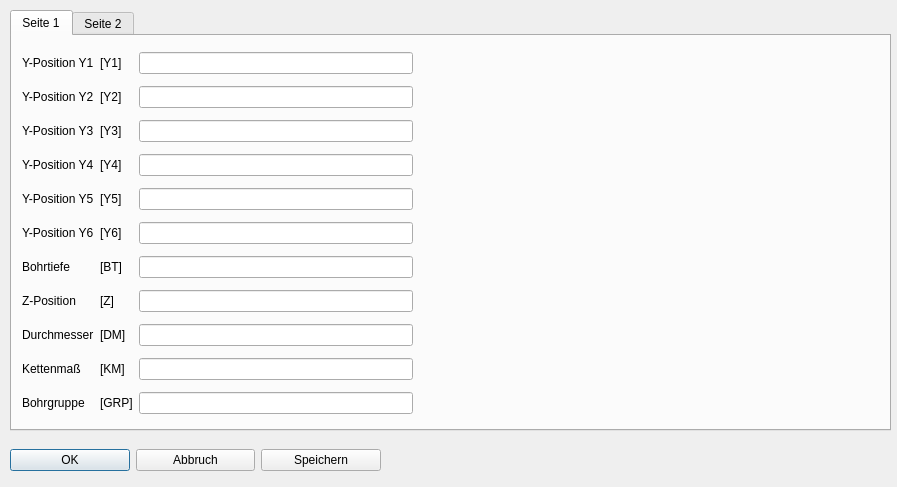
<?xml version="1.0" encoding="UTF-8"?>
<ui version="4.0">
 <class>Dialog_hbexp</class>
 <widget class="QDialog" name="Dialog_hbexp">
  <property name="geometry">
   <rect>
    <x>0</x>
    <y>0</y>
    <width>897</width>
    <height>487</height>
   </rect>
  </property>
  <property name="windowTitle">
   <string>HBE X plus</string>
  </property>
  <property name="modal">
   <bool>true</bool>
  </property>
  <widget class="QTabWidget" name="tabWidget">
   <property name="geometry">
    <rect>
     <x>10</x>
     <y>10</y>
     <width>881</width>
     <height>421</height>
    </rect>
   </property>
   <property name="currentIndex">
    <number>0</number>
   </property>
   <widget class="QWidget" name="tab">
    <attribute name="title">
     <string>Seite 1</string>
    </attribute>
    <widget class="QWidget" name="layoutWidget">
     <property name="geometry">
      <rect>
       <x>10</x>
       <y>10</y>
       <width>391</width>
       <height>381</height>
      </rect>
     </property>
     <layout class="QGridLayout" name="gridLayout">
      <item row="10" column="0">
       <widget class="QLabel" name="label_6">
        <property name="text">
         <string>Bohrgruppe</string>
        </property>
       </widget>
      </item>
      <item row="1" column="2">
       <widget class="QLineEdit" name="lineEdit_y2"/>
      </item>
      <item row="6" column="2">
       <widget class="QLineEdit" name="lineEdit_boti"/>
      </item>
      <item row="2" column="0">
       <widget class="QLabel" name="label_2">
        <property name="text">
         <string>Y-Position Y3</string>
        </property>
       </widget>
      </item>
      <item row="2" column="1">
       <widget class="QLabel" name="label_37">
        <property name="text">
         <string>[Y3]</string>
        </property>
       </widget>
      </item>
      <item row="7" column="2">
       <widget class="QLineEdit" name="lineEdit_z"/>
      </item>
      <item row="4" column="0">
       <widget class="QLabel" name="label_34">
        <property name="text">
         <string>Y-Position Y5</string>
        </property>
       </widget>
      </item>
      <item row="8" column="0">
       <widget class="QLabel" name="label_5">
        <property name="text">
         <string>Durchmesser</string>
        </property>
       </widget>
      </item>
      <item row="5" column="1">
       <widget class="QLabel" name="label_40">
        <property name="text">
         <string>[Y6]</string>
        </property>
       </widget>
      </item>
      <item row="3" column="0">
       <widget class="QLabel" name="label_16">
        <property name="text">
         <string>Y-Position Y4</string>
        </property>
       </widget>
      </item>
      <item row="8" column="2">
       <widget class="QLineEdit" name="lineEdit_dm"/>
      </item>
      <item row="8" column="1">
       <widget class="QLabel" name="label_9">
        <property name="text">
         <string>[DM]</string>
        </property>
       </widget>
      </item>
      <item row="10" column="1">
       <widget class="QLabel" name="label_10">
        <property name="text">
         <string>[GRP]</string>
        </property>
       </widget>
      </item>
      <item row="6" column="1">
       <widget class="QLabel" name="label_8">
        <property name="text">
         <string>[BT]</string>
        </property>
       </widget>
      </item>
      <item row="4" column="1">
       <widget class="QLabel" name="label_39">
        <property name="text">
         <string>[Y5]</string>
        </property>
       </widget>
      </item>
      <item row="10" column="2">
       <widget class="QLineEdit" name="lineEdit_grp"/>
      </item>
      <item row="4" column="2">
       <widget class="QLineEdit" name="lineEdit_y5"/>
      </item>
      <item row="0" column="0">
       <widget class="QLabel" name="label_3">
        <property name="text">
         <string>Y-Position Y1</string>
        </property>
       </widget>
      </item>
      <item row="7" column="1">
       <widget class="QLabel" name="label_42">
        <property name="text">
         <string>[Z]</string>
        </property>
       </widget>
      </item>
      <item row="5" column="2">
       <widget class="QLineEdit" name="lineEdit_y6"/>
      </item>
      <item row="5" column="0">
       <widget class="QLabel" name="label_35">
        <property name="text">
         <string>Y-Position Y6</string>
        </property>
       </widget>
      </item>
      <item row="1" column="0">
       <widget class="QLabel" name="label">
        <property name="text">
         <string>Y-Position Y2</string>
        </property>
       </widget>
      </item>
      <item row="6" column="0">
       <widget class="QLabel" name="label_4">
        <property name="text">
         <string>Bohrtiefe</string>
        </property>
       </widget>
      </item>
      <item row="3" column="2">
       <widget class="QLineEdit" name="lineEdit_y4"/>
      </item>
      <item row="3" column="1">
       <widget class="QLabel" name="label_38">
        <property name="text">
         <string>[Y4]</string>
        </property>
       </widget>
      </item>
      <item row="2" column="2">
       <widget class="QLineEdit" name="lineEdit_y3"/>
      </item>
      <item row="1" column="1">
       <widget class="QLabel" name="label_36">
        <property name="text">
         <string>[Y2]</string>
        </property>
       </widget>
      </item>
      <item row="7" column="0">
       <widget class="QLabel" name="label_41">
        <property name="text">
         <string>Z-Position</string>
        </property>
       </widget>
      </item>
      <item row="0" column="2">
       <widget class="QLineEdit" name="lineEdit_y1"/>
      </item>
      <item row="0" column="1">
       <widget class="QLabel" name="label_7">
        <property name="text">
         <string>[Y1]</string>
        </property>
       </widget>
      </item>
      <item row="9" column="2">
       <widget class="QLineEdit" name="lineEdit_kette"/>
      </item>
      <item row="9" column="0">
       <widget class="QLabel" name="label_43">
        <property name="text">
         <string>Kettenmaß</string>
        </property>
       </widget>
      </item>
      <item row="9" column="1">
       <widget class="QLabel" name="label_44">
        <property name="text">
         <string>[KM]</string>
        </property>
       </widget>
      </item>
     </layout>
    </widget>
    <widget class="QLabel" name="label_bild">
     <property name="geometry">
      <rect>
       <x>410</x>
       <y>10</y>
       <width>461</width>
       <height>381</height>
      </rect>
     </property>
     <property name="text">
      <string/>
     </property>
    </widget>
   </widget>
   <widget class="QWidget" name="tab_2">
    <attribute name="title">
     <string>Seite 2</string>
    </attribute>
    <widget class="QWidget" name="layoutWidget_2">
     <property name="geometry">
      <rect>
       <x>11</x>
       <y>9</y>
       <width>391</width>
       <height>381</height>
      </rect>
     </property>
     <layout class="QGridLayout" name="gridLayout_2">
      <item row="3" column="1">
       <widget class="QLabel" name="label_18">
        <property name="text">
         <string>[ABV]</string>
        </property>
       </widget>
      </item>
      <item row="0" column="2">
       <widget class="QLineEdit" name="lineEdit_x2"/>
      </item>
      <item row="6" column="2">
       <widget class="QLineEdit" name="lineEdit_bez"/>
      </item>
      <item row="4" column="2">
       <widget class="QLineEdit" name="lineEdit_bovo"/>
      </item>
      <item row="7" column="0">
       <widget class="QLabel" name="label_33">
        <property name="text">
         <string>Ausführbedingung</string>
        </property>
       </widget>
      </item>
      <item row="1" column="0">
       <widget class="QLabel" name="label_46">
        <property name="text">
         <string>X Position X1</string>
        </property>
       </widget>
      </item>
      <item row="0" column="1">
       <widget class="QLabel" name="label_47">
        <property name="text">
         <string>[X2]</string>
        </property>
       </widget>
      </item>
      <item row="2" column="0">
       <widget class="QLabel" name="label_11">
        <property name="text">
         <string>Anbohrtiefe</string>
        </property>
       </widget>
      </item>
      <item row="6" column="0">
       <widget class="QLabel" name="label_30">
        <property name="text">
         <string>Bezeichnung</string>
        </property>
       </widget>
      </item>
      <item row="1" column="1">
       <widget class="QLabel" name="label_48">
        <property name="text">
         <string>[X1]</string>
        </property>
       </widget>
      </item>
      <item row="3" column="2">
       <widget class="QLineEdit" name="lineEdit_anbovo"/>
      </item>
      <item row="7" column="2">
       <widget class="QLineEdit" name="lineEdit_afb"/>
      </item>
      <item row="5" column="2">
       <widget class="QLineEdit" name="lineEdit_n"/>
      </item>
      <item row="0" column="0">
       <widget class="QLabel" name="label_45">
        <property name="text">
         <string>X Position X2 (Nein/-1)</string>
        </property>
       </widget>
      </item>
      <item row="7" column="1">
       <widget class="QLabel" name="label_32">
        <property name="text">
         <string>[AFB]</string>
        </property>
       </widget>
      </item>
      <item row="4" column="1">
       <widget class="QLabel" name="label_22">
        <property name="text">
         <string>[BV]</string>
        </property>
       </widget>
      </item>
      <item row="4" column="0">
       <widget class="QLabel" name="label_21">
        <property name="text">
         <string>Bohrvorschub</string>
        </property>
       </widget>
      </item>
      <item row="2" column="2">
       <widget class="QLineEdit" name="lineEdit_anboti"/>
      </item>
      <item row="3" column="0">
       <widget class="QLabel" name="label_17">
        <property name="text">
         <string>Anbohrvorschub</string>
        </property>
       </widget>
      </item>
      <item row="5" column="0">
       <widget class="QLabel" name="label_24">
        <property name="text">
         <string>Drehzahl</string>
        </property>
       </widget>
      </item>
      <item row="5" column="1">
       <widget class="QLabel" name="label_25">
        <property name="text">
         <string>[N]</string>
        </property>
       </widget>
      </item>
      <item row="6" column="1">
       <widget class="QLabel" name="label_31">
        <property name="text">
         <string>[BEZ]</string>
        </property>
       </widget>
      </item>
      <item row="1" column="2">
       <widget class="QLineEdit" name="lineEdit_x1"/>
      </item>
      <item row="2" column="1">
       <widget class="QLabel" name="label_13">
        <property name="text">
         <string>[ABT]</string>
        </property>
       </widget>
      </item>
     </layout>
    </widget>
    <widget class="QLabel" name="label_bild_2">
     <property name="geometry">
      <rect>
       <x>410</x>
       <y>10</y>
       <width>461</width>
       <height>381</height>
      </rect>
     </property>
     <property name="text">
      <string/>
     </property>
    </widget>
   </widget>
  </widget>
  <widget class="QWidget" name="layoutWidget_3">
   <property name="geometry">
    <rect>
     <x>10</x>
     <y>440</y>
     <width>371</width>
     <height>41</height>
    </rect>
   </property>
   <layout class="QHBoxLayout" name="horizontalLayout">
    <item>
     <widget class="QPushButton" name="pushButton_ok">
      <property name="text">
       <string>OK</string>
      </property>
     </widget>
    </item>
    <item>
     <widget class="QPushButton" name="pushButton_esc">
      <property name="text">
       <string>Abbruch</string>
      </property>
     </widget>
    </item>
    <item>
     <widget class="QPushButton" name="pushButton_save">
      <property name="text">
       <string>Speichern</string>
      </property>
     </widget>
    </item>
   </layout>
  </widget>
 </widget>
 <tabstops>
  <tabstop>tabWidget</tabstop>
  <tabstop>lineEdit_y1</tabstop>
  <tabstop>lineEdit_y2</tabstop>
  <tabstop>lineEdit_y3</tabstop>
  <tabstop>lineEdit_y4</tabstop>
  <tabstop>lineEdit_y5</tabstop>
  <tabstop>lineEdit_y6</tabstop>
  <tabstop>lineEdit_boti</tabstop>
  <tabstop>lineEdit_z</tabstop>
  <tabstop>lineEdit_dm</tabstop>
  <tabstop>lineEdit_kette</tabstop>
  <tabstop>lineEdit_grp</tabstop>
  <tabstop>pushButton_ok</tabstop>
  <tabstop>pushButton_esc</tabstop>
  <tabstop>pushButton_save</tabstop>
  <tabstop>lineEdit_x2</tabstop>
  <tabstop>lineEdit_x1</tabstop>
  <tabstop>lineEdit_anboti</tabstop>
  <tabstop>lineEdit_anbovo</tabstop>
  <tabstop>lineEdit_bovo</tabstop>
  <tabstop>lineEdit_n</tabstop>
  <tabstop>lineEdit_bez</tabstop>
  <tabstop>lineEdit_afb</tabstop>
 </tabstops>
 <resources/>
 <connections/>
</ui>
